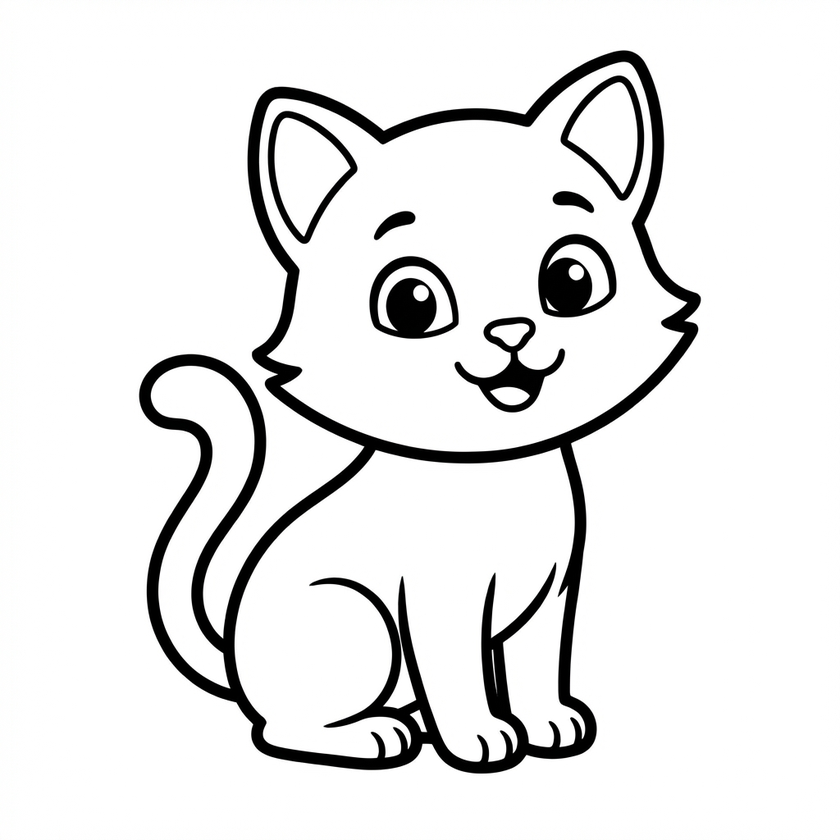
#> input picture assets/images/cat.png, 840 x 840 px, shrunk from 1024 x 1024 before the run
$ python -i image_postprocess.py   (imports and definitions only)
#> lines starting #> are read from the running program, lines starting #| are printed output that depends on the picture; after the words box and inside, x2 and y2 are one past the last pixel; in counts of white or black regions, pixels touching at a corner belong together
"""
이미지 자동 보정 스크립트 (Python + OpenCV)
- AI 생성 이미지를 완벽한 흑백 컬러링북 도안으로 변환
- 회색 톤 제거, 선명한 검정 선, 순백 배경
"""
import os
import sys
import cv2
import numpy as np
from pathlib import Path


def convert_to_pure_bw(
    image_path: str,
    output_path: str = None,
    threshold_value: int = 200,
    line_thickness_adjust: int = 0,
    denoise: bool = True,
    invert_if_needed: bool = True
) -> str:
    """
    이미지를 완벽한 흑백으로 변환합니다.

    Args:
        image_path: 원본 이미지 경로
        output_path: 저장할 경로 (None이면 원본 덮어쓰기)
        threshold_value: 이진화 임계값 (0-255, 높을수록 더 많은 부분이 흰색)
        line_thickness_adjust: 선 두께 조정 (-2~2, 양수면 두꺼워짐)
        denoise: 노이즈 제거 여부
        invert_if_needed: 배경이 어두우면 자동 반전

    Returns:
        저장된 파일 경로
    """
#> called with image_path = '../assets/images/cat.png', threshold_value = 200, line_thickness_adjust = 0, denoise = True, invert_if_needed = True
    # 이미지 로드
    img = cv2.imread(image_path)
#> img is the input picture: shape (840, 840, 3); mean B, G, R 231.6, 231.6, 231.6
    if img is None:
        raise ValueError(f"이미지를 불러올 수 없습니다: {image_path}")

    # 그레이스케일 변환
    gray = cv2.cvtColor(img, cv2.COLOR_BGR2GRAY)

    # 노이즈 제거 (선택적)
    if denoise:
        gray = cv2.GaussianBlur(gray, (3, 3), 0)

    # 적응형 이진화 또는 단순 이진화 선택
    # 적응형: 조명이 불균일한 이미지에 좋음
    # 단순: 균일한 배경에 좋음

    # 먼저 단순 이진화 시도
    _, binary = cv2.threshold(gray, threshold_value, 255, cv2.THRESH_BINARY)
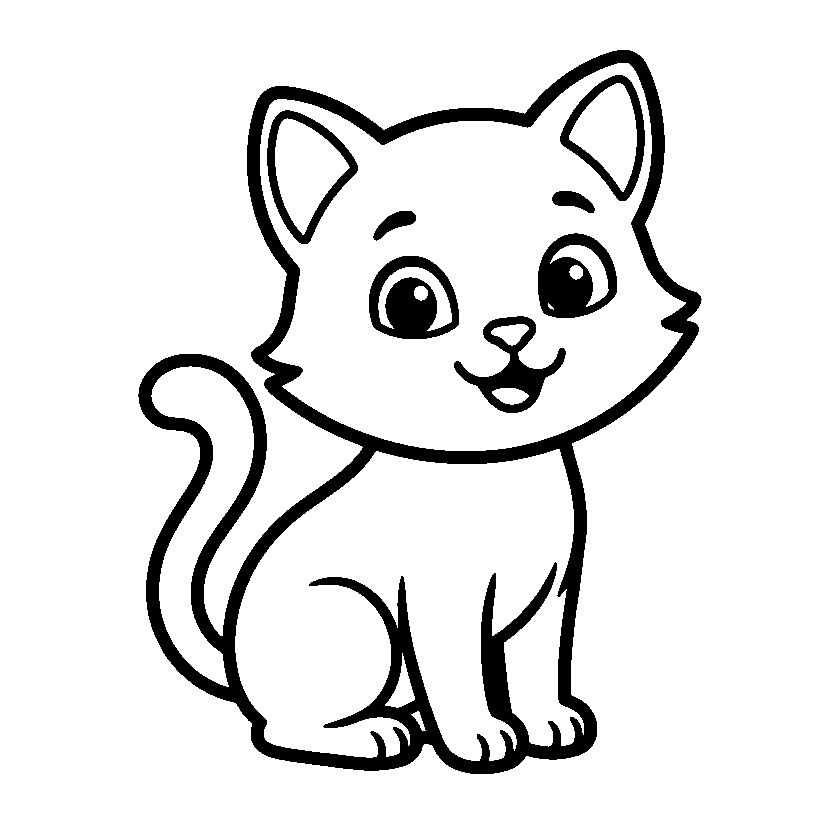
#> binary: shape (840, 840); 89.7% white; 8 black regions, largest, box (x1, y1, x2, y2) and area: (138, 50, 702, 774) 54305, (369, 256, 459, 339) 4366, (538, 233, 617, 318) 4036

    # 배경이 어두운지 확인하고 필요시 반전
    if invert_if_needed:
        # 코너 픽셀들의 평균으로 배경색 추정
        corners = [
            binary[0, 0], binary[0, -1],
            binary[-1, 0], binary[-1, -1]
        ]
#> corners = [255, 255, 255, 255]
        avg_corner = np.mean(corners)
#> avg_corner = 255

        # 배경이 검정(0에 가까움)이면 반전
        if avg_corner < 128:
            binary = cv2.bitwise_not(binary)

    # 선 두께 조정
    if line_thickness_adjust != 0:
        kernel = np.ones((3, 3), np.uint8)
        if line_thickness_adjust > 0:
            # 침식 (선이 두꺼워짐 - 검정 영역 확장)
            binary = cv2.erode(binary, kernel, iterations=abs(line_thickness_adjust))
        else:
            # 팽창 (선이 얇아짐 - 흰색 영역 확장)
            binary = cv2.dilate(binary, kernel, iterations=abs(line_thickness_adjust))

    # 작은 노이즈 점 제거
    if denoise:
        # 흰색 노이즈 제거 (검정 배경의 흰 점)
        kernel_small = np.ones((2, 2), np.uint8)
        binary = cv2.morphologyEx(binary, cv2.MORPH_CLOSE, kernel_small)
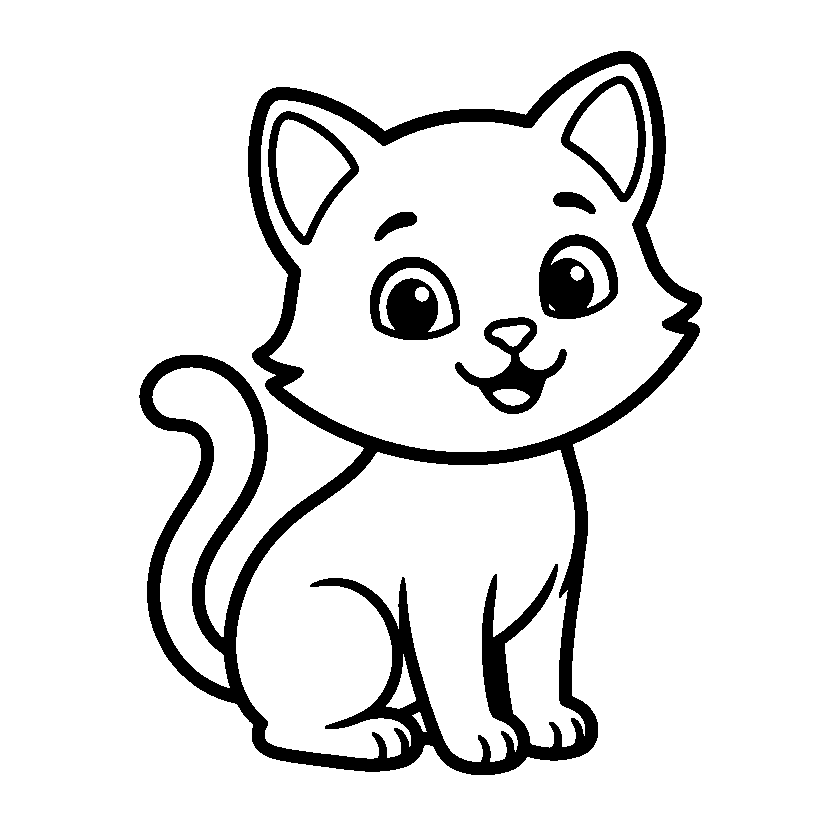
#> binary: shape (840, 840); 89.7% white; 8 black regions, largest, box (x1, y1, x2, y2) and area: (139, 51, 702, 775) 54299, (370, 257, 460, 340) 4366, (539, 234, 618, 319) 4036
        # 검정 노이즈 제거 (흰색 배경의 검정 점)
        binary = cv2.morphologyEx(binary, cv2.MORPH_OPEN, kernel_small)
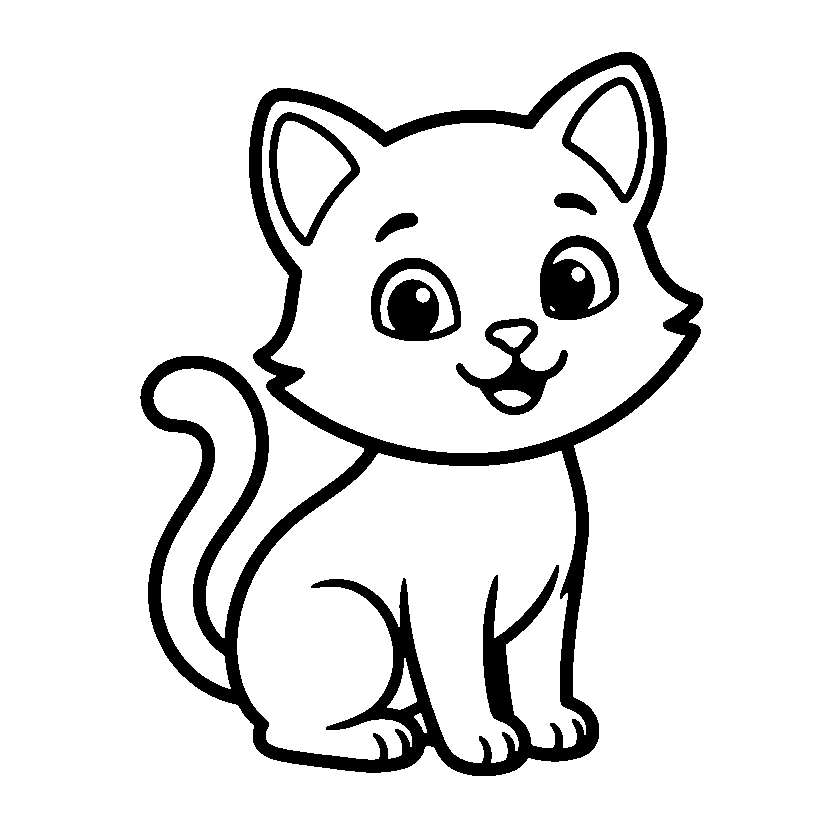
#> binary: shape (840, 840); 89.7% white; 8 black regions, largest, box (x1, y1, x2, y2) and area: (140, 52, 703, 776) 54321, (371, 258, 461, 341) 4369, (540, 235, 619, 320) 4042

    # 저장 경로 결정
    if output_path is None:
        output_path = image_path

    # 저장
    cv2.imwrite(output_path, binary)
    print(f"✓ 변환 완료: {output_path}")

    return output_path


# [78 lines left out: functions process_directory, interactive_threshold, not called in this run]


# [41 lines not run here, left out]

>>> result = convert_to_pure_bw('../assets/images/cat.png')

$ run again, on assets/images/20260121002708821.png
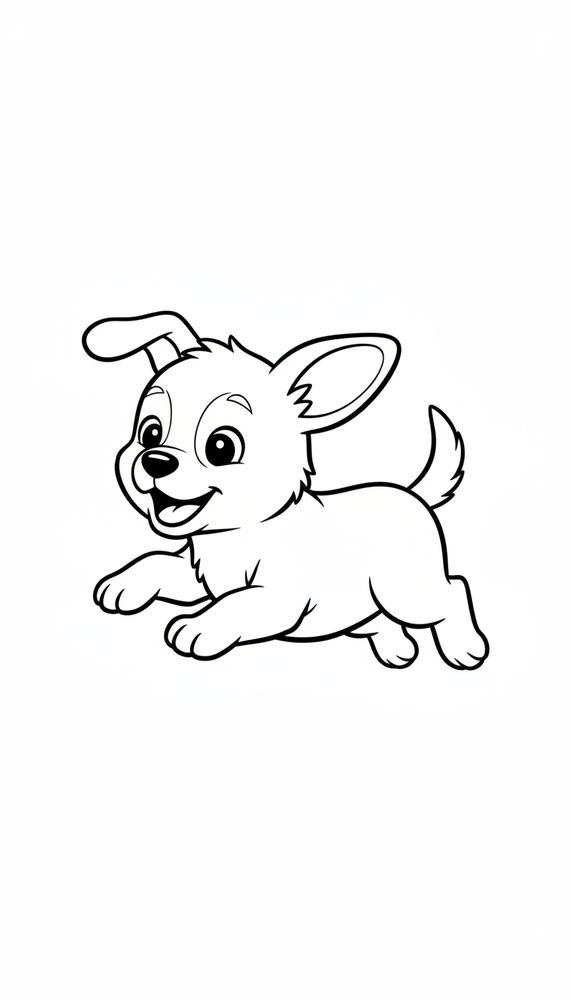
#> input picture assets/images/20260121002708821.png, 571 x 1000 px, shrunk from 768 x 1344 before the run
#> in convert_to_pure_bw, img is the input picture: shape (1000, 571, 3); mean B, G, R 246.5, 246.6, 246.5
#> in convert_to_pure_bw, `_, binary = cv2.threshold(gray, threshold_value, 255, cv2.THRESH_BINARY)`:
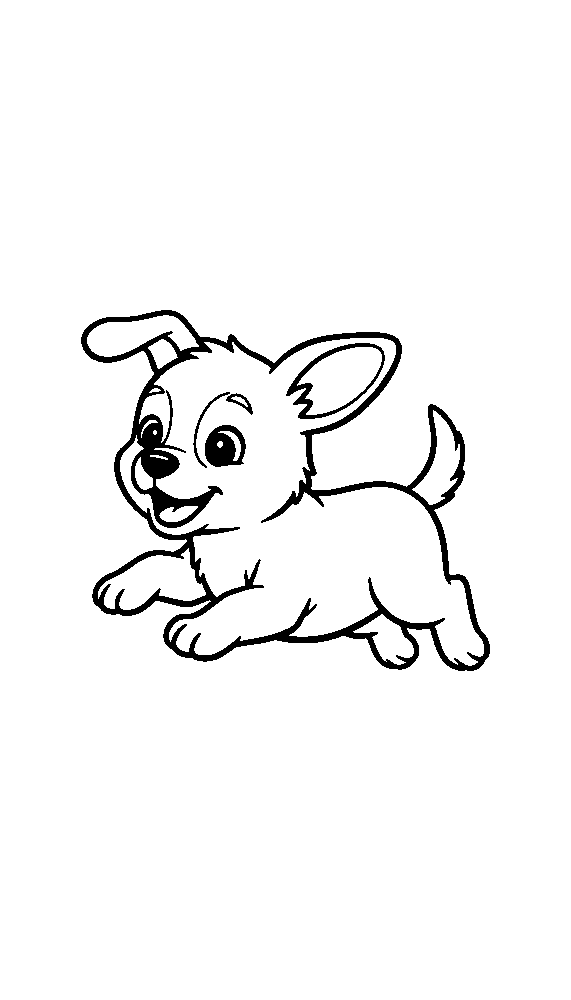
#> binary: shape (1000, 571); 96.1% white; 5 black regions, box (x1, y1, x2, y2) and area: (81, 310, 490, 671) 19638, (286, 343, 385, 419) 1218, (205, 425, 246, 467) 1171, (193, 392, 230, 468) 251, (226, 393, 253, 415) 178
#> corners = [255, 255, 255, 255]
#> avg_corner = 255
#> in convert_to_pure_bw, `binary = cv2.morphologyEx(binary, cv2.MORPH_OPEN, kernel_small)`:
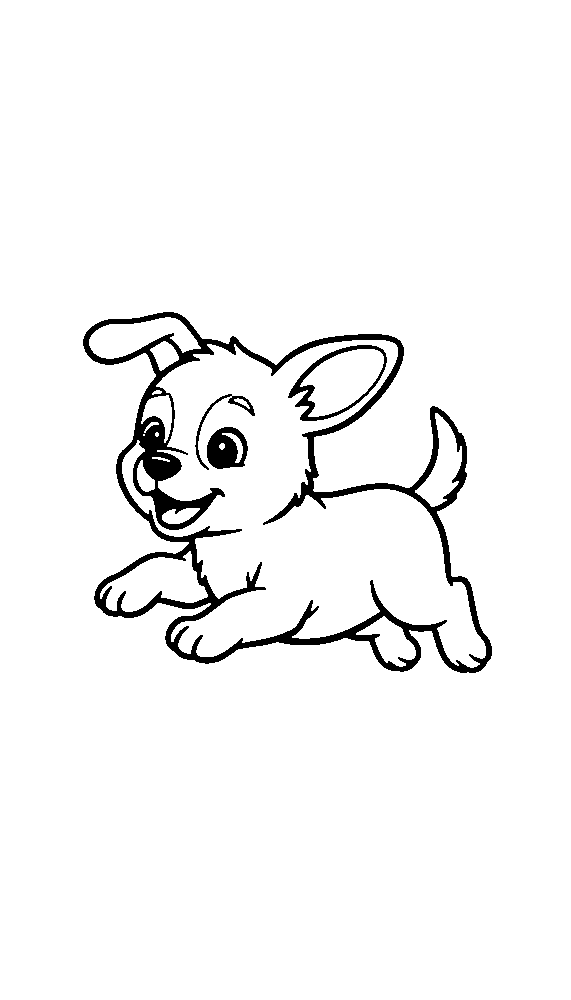
#> binary: shape (1000, 571); 96.1% white; 4 black regions, box (x1, y1, x2, y2) and area: (83, 312, 492, 673) 19687, (288, 345, 387, 421) 1221, (207, 427, 248, 469) 1172, (195, 394, 255, 470) 429

$ run again, on assets/images/20260121002708823.png
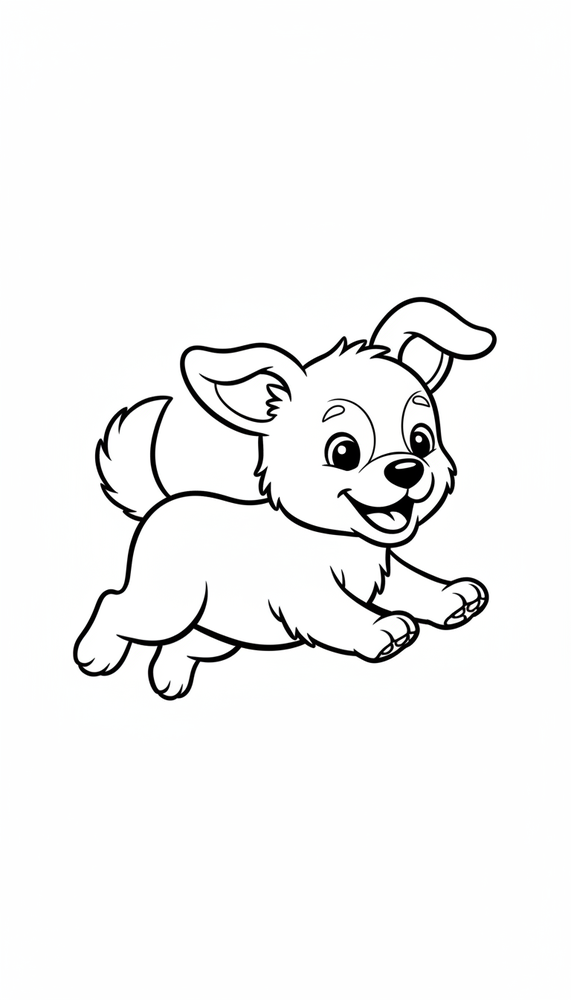
#> input picture assets/images/20260121002708823.png, 571 x 1000 px, shrunk from 768 x 1344 before the run
#> in convert_to_pure_bw, img is the input picture: shape (1000, 571, 3); mean B, G, R 245.3, 245.4, 245.3
#> in convert_to_pure_bw, `_, binary = cv2.threshold(gray, threshold_value, 255, cv2.THRESH_BINARY)`:
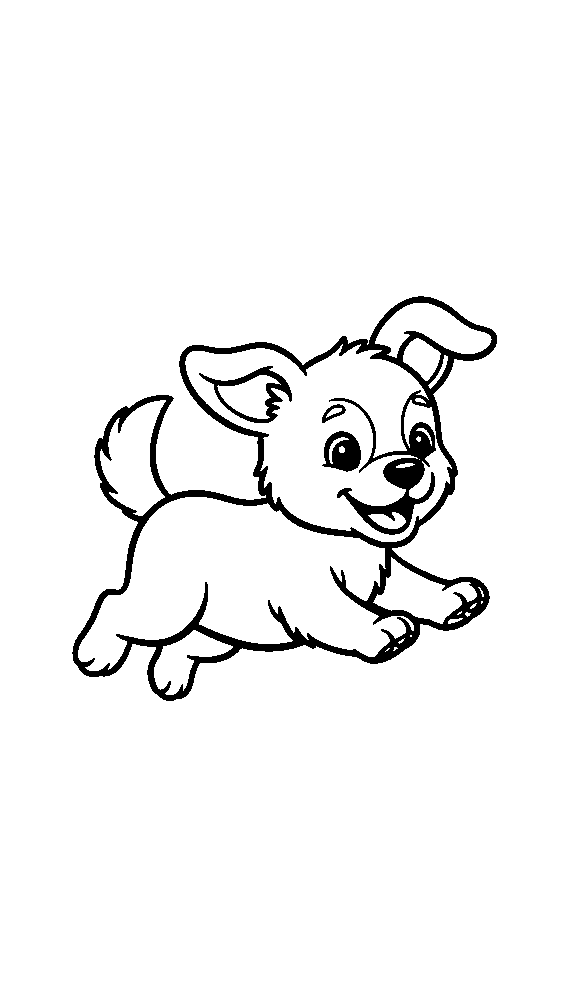
#> binary: shape (1000, 571); 95.5% white; 4 black regions, box (x1, y1, x2, y2) and area: (72, 296, 497, 701) 23186, (199, 366, 292, 423) 1288, (322, 431, 361, 472) 1052, (322, 404, 346, 423) 176
#> corners = [255, 255, 255, 255]
#> avg_corner = 255
#> in convert_to_pure_bw, `binary = cv2.morphologyEx(binary, cv2.MORPH_OPEN, kernel_small)`:
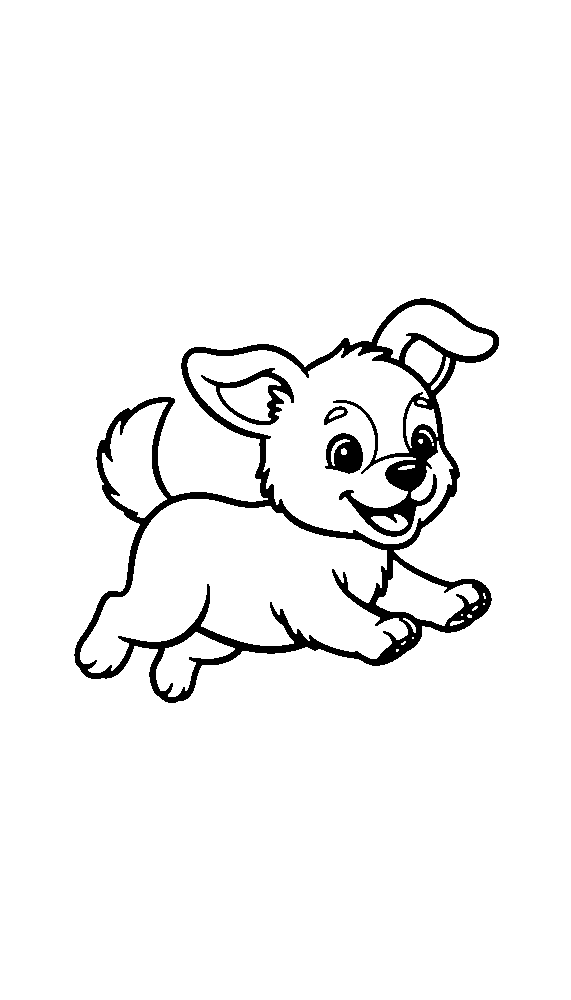
#> binary: shape (1000, 571); 95.5% white; 4 black regions, box (x1, y1, x2, y2) and area: (74, 298, 499, 703) 23304, (201, 368, 294, 425) 1296, (325, 433, 363, 474) 1052, (324, 406, 348, 425) 178
